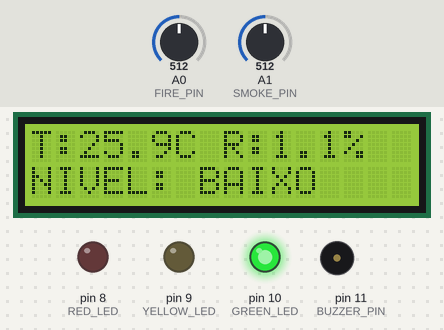
Recording of a sketch running on a simulated Arduino Uno, built with avr-gcc and run on an emulated ATmega328P. On the bench: 16×2 character LCD, output pins drawn as LEDs (lit = HIGH), buzzer (waves = sounding). The test bench sets the inputs (shaded band); at power-on: A0 (FIRE_PIN) = 512, A1 (SMOKE_PIN) = 512. Random numbers use the default seed unless the sketch sets one; what the sketch prints to the serial monitor is not drawn.

Above: at 3.2 s.
3.3 s: A0 (FIRE_PIN) set to 583
8.4 s: A0 (FIRE_PIN) set to 614
At 10.5 s:
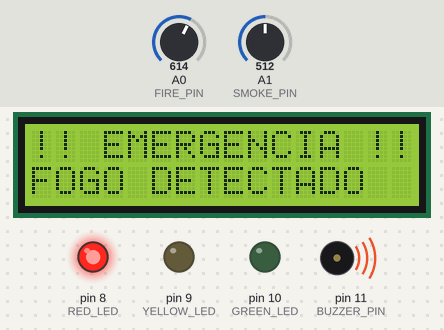
11.2 s: A0 (FIRE_PIN) set to 590
At 12.5 s:
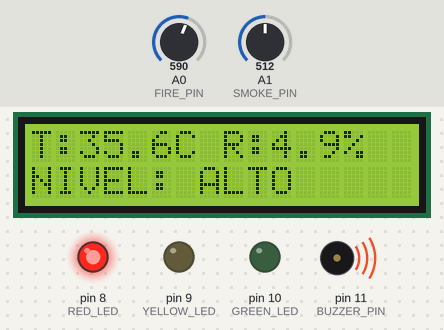
16.3 s: A1 (SMOKE_PIN) set to 592
21.4 s: A1 (SMOKE_PIN) set to 609
At 22.8 s:
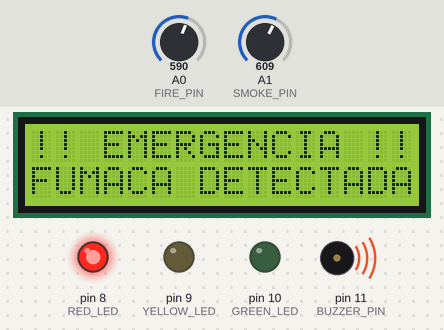
23.5 s: A1 (SMOKE_PIN) set to 590
At 24.0 s:
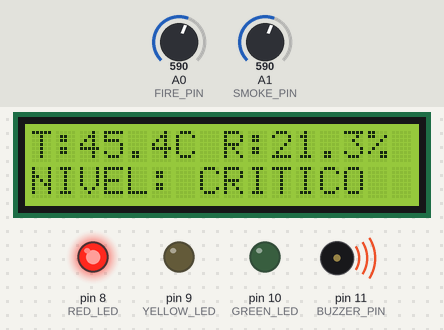
Timing chart, 0 to 26.5 s (numbered marks = the images above; inputs shaded):
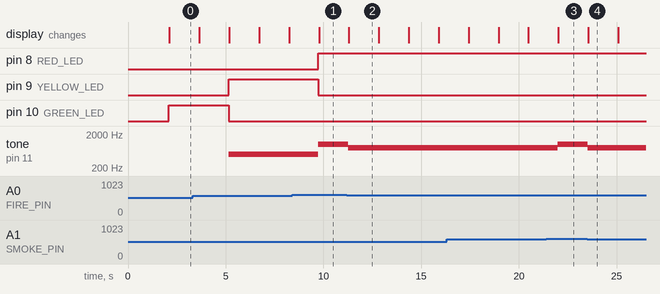

The sketch:

sketch.ino
```cpp
#include <Wire.h>
#include <LiquidCrystal_I2C.h>

// Definições de Pinos
#define FIRE_PIN    A0
#define SMOKE_PIN   A1
#define RED_LED     8
#define YELLOW_LED  9
#define GREEN_LED   10
#define BUZZER_PIN  11

// LCD I2C no endereço 0x27
LiquidCrystal_I2C lcd(0x27, 16, 2);

// Variáveis de Controle de Temperatura
float tempAtual = 25.0;
bool subindo = true;

void setup() {
  pinMode(RED_LED,    OUTPUT);
  pinMode(YELLOW_LED, OUTPUT);
  pinMode(GREEN_LED,  OUTPUT);
  pinMode(BUZZER_PIN, OUTPUT);

  Serial.begin(9600);

  // Inicialização do LCD
  Wire.begin();
  lcd.init();
  lcd.backlight();
  lcd.clear();

  lcd.setCursor(0, 0);
  lcd.print("TERRAVIS V1.0");
  delay(2000);
  lcd.clear();

  randomSeed(analogRead(A3));
}

void loop() {
  // 1. Simulação de Temperatura (9 a 50)
  float variacao = (random(5, 25) / 10.0);

  if (subindo) {
    tempAtual += variacao;
    if (tempAtual >= 50.0) {
      tempAtual = 50.0;
      subindo = false;
    }
  } else {
    tempAtual -= variacao;
    if (tempAtual <= 9.0) {
      tempAtual = 9.0;
      subindo = true;
    }
  }

  // 2. Cálculo do Risco (Fórmula Python)
  float risco = 0;
  if (tempAtual >= 20.0) {
    risco = pow(2.71828, (0.15 * (tempAtual - 25.0)));
  }
  float riscoExibicao = (risco > 100.0) ? 100.0 : risco;

  // 3. Classificação do Nível de Risco
  String nivel = "";
  if (tempAtual > 40.0) {
    nivel = "CRITICO";
  } else if (tempAtual > 35.0) {
    nivel = "ALTO";
  } else if (tempAtual > 30.0) {
    nivel = "MEDIO";
  } else {
    nivel = "BAIXO";
  }

  // 4. Sensores de Emergência
  int fireValue = analogRead(FIRE_PIN);
  int smokeValue = analogRead(SMOKE_PIN);
  bool emergencia = (fireValue > 600) || (smokeValue > 600);

  // 5. Lógica de Alertas, LEDs e LCD
  lcd.clear();

  if (emergencia) {
    digitalWrite(RED_LED,    HIGH);
    digitalWrite(YELLOW_LED, LOW);
    digitalWrite(GREEN_LED,  LOW);
    tone(BUZZER_PIN, 1000);

    lcd.setCursor(0, 0);
    lcd.print("!! EMERGENCIA !!");
    lcd.setCursor(0, 1);
    if (fireValue > 600) lcd.print("FOGO DETECTADO  ");
    else lcd.print("FUMACA DETECTADA");
  } else {
    // LEDs baseados no nível (Ajuste Visual)
    if (nivel == "CRITICO" || nivel == "ALTO") {
      digitalWrite(RED_LED,    HIGH);
      digitalWrite(YELLOW_LED, LOW);
      digitalWrite(GREEN_LED,  LOW);
      tone(BUZZER_PIN, 800);
    } else if (nivel == "MEDIO") {
      digitalWrite(RED_LED,    LOW);
      digitalWrite(YELLOW_LED, HIGH);
      digitalWrite(GREEN_LED,  LOW);
      tone(BUZZER_PIN, 500);
    } else {
      digitalWrite(RED_LED,    LOW);
      digitalWrite(YELLOW_LED, LOW);
      digitalWrite(GREEN_LED,  HIGH);
      noTone(BUZZER_PIN);
    }

    // Exibição no LCD
    lcd.setCursor(0, 0);
    lcd.print("T:");
    lcd.print(tempAtual, 1);
    lcd.print("C R:");
    lcd.print(riscoExibicao, 1);
    lcd.print("%");

    lcd.setCursor(0, 1);
    lcd.print("NIVEL: ");
    lcd.print(nivel);

    // Log Serial Limpo (Apenas a linha de medida solicitada)
    Serial.print("Temperatura: "); Serial.print(tempAtual);
    Serial.print("C | Risco: "); Serial.print(riscoExibicao);
    Serial.print("% - "); Serial.println(nivel);
  }

  delay(1500);
}
```

Measured:
- the behaviour switches between 600 and 601 on A0 (FIRE_PIN) (found by bisection; images 0 and 1)
- the behaviour switches between 600 and 601 on A1 (SMOKE_PIN) (found by bisection; images 2 and 3)
- after the input at 11.2 s, tone on pin 11 (BUZZER_PIN): 1000 Hz → 800 Hz after 0.08 s; the display: changes after 0.10 s (image 2)
- after the input at 21.4 s, tone on pin 11 (BUZZER_PIN): 800 Hz → 1000 Hz after 0.59 s
- after the input at 23.5 s, tone on pin 11 (BUZZER_PIN): 1000 Hz → 800 Hz at once; the display: changes after 0.06 s (image 4)
- what the display in image 2 shows lasts 1.5 s, from 11.3 s to 12.8 s
